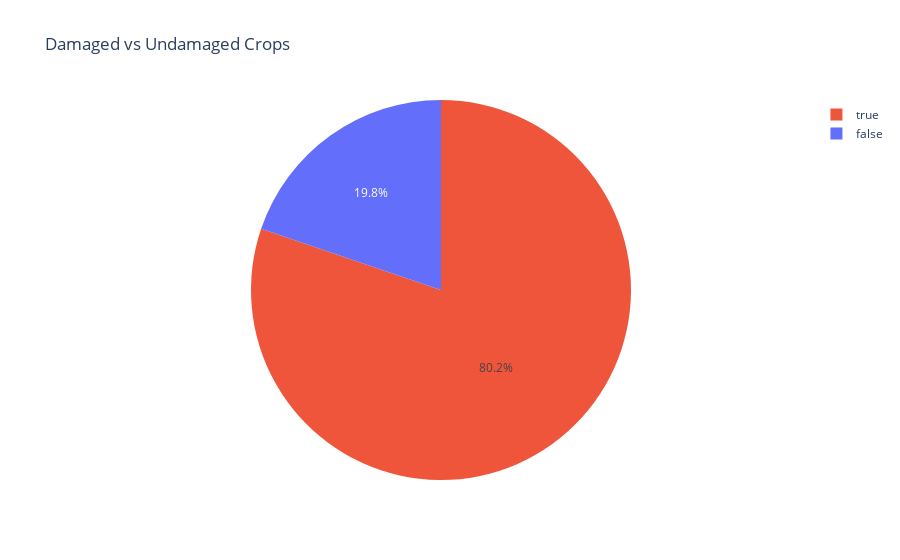

Notebook code cell kept with this figure:
### Markdown cell above
## Visualise

### Code cell
fig = px.pie(df, "status", df.index, color="status",title="Damaged vs Undamaged Crops")
fig.show()

### Figure 1 — Plotly figure (JSON) as saved in the notebook; plotly's stock layout.template omitted (floating-point values rounded to 4 significant figures; data arrays with more than 128 entries replaced by an {"elided": "..."} marker saying what was removed)
{"data": [{"customdata": {"elided": "1934x1 bool values"}, "domain": {"x": [0, 1], "y": [0, 1]}, "hovertemplate": "status=%{customdata[0]}<br>index=%{value}<extra></extra>", "labels": {"elided": "1934 bool values"}, "legendgroup": "", "marker": {"colors": {"elided": "1934 str values"}}, "name": "", "showlegend": true, "type": "pie", "values": {"elided": "1934 int values"}}], "layout": {"legend": {"tracegroupgap": 0}, "title": {"text": "Damaged vs Undamaged Crops"}}}
